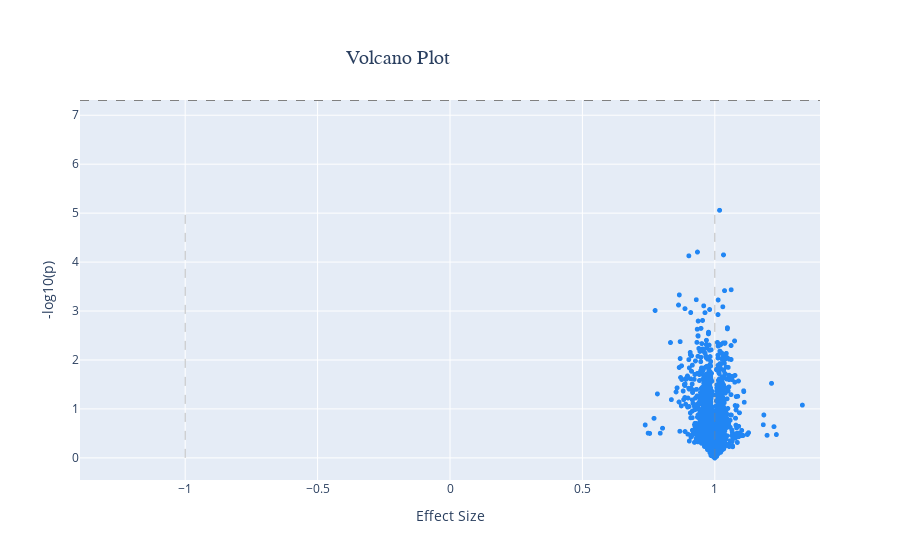

The notebook cell this image was saved under:
### Code cell
dash_bio.VolcanoPlot(
    dataframe=breastcancer,
    effect_size='L2F',
    p='pvalue',
    snp = 'uniprot',
    gene=None,
    logp=True
)

### Figure 1 — Plotly figure (JSON) as saved in the notebook; plotly's stock layout.template omitted (floating-point values rounded to 4 significant figures; data arrays with more than 128 entries replaced by an {"elided": "..."} marker saying what was removed)
{"data": [{"marker": {"color": "#2186f4", "size": 5}, "mode": "markers", "name": "Dataset", "text": {"elided": "2730 str values"}, "type": "scattergl", "x": {"elided": "2730 float values"}, "y": {"elided": "2730 float values"}}], "layout": {"hovermode": "closest", "legend": {"bgcolor": "#ebf1fa", "font": {"family": "sans-serif"}, "x": 1.01, "yanchor": "top"}, "shapes": [{"line": {"color": "grey", "dash": "dash", "width": 0.5}, "name": "effect size min line", "type": "line", "x0": -1, "x1": -1, "xref": "x", "y0": 0.0001256, "y1": 5.058, "yref": "y"}, {"line": {"color": "grey", "dash": "dash", "width": 0.5}, "name": "effect size max line", "type": "line", "x0": 1, "x1": 1, "xref": "x", "y0": 0.0001256, "y1": 5.058, "yref": "y"}, {"line": {"color": "grey", "dash": "dash", "width": 1}, "name": "genomewide_line", "type": "line", "x0": -1.397, "x1": 1.397, "xref": "x", "y0": 7.301, "y1": 7.301, "yref": "y"}], "title": {"font": {"family": "sans-serif", "size": 20}, "text": "Volcano Plot", "x": 0.5, "xanchor": "right", "yanchor": "top"}, "xaxis": {"range": [-1.397, 1.397], "title": {"text": "Effect Size"}, "zeroline": false}, "yaxis": {"title": {"text": "-log10(p)"}, "zeroline": false}}}
